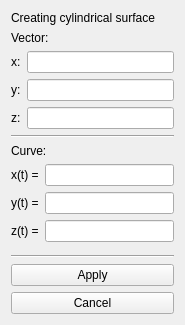
<?xml version="1.0" encoding="UTF-8"?>
<ui version="4.0">
 <class>Form</class>
 <widget class="QWidget" name="Form">
  <property name="geometry">
   <rect>
    <x>0</x>
    <y>0</y>
    <width>185</width>
    <height>325</height>
   </rect>
  </property>
  <property name="windowTitle">
   <string>Form</string>
  </property>
  <layout class="QVBoxLayout" name="verticalLayout">
   <item>
    <widget class="QLabel" name="label">
     <property name="text">
      <string>Creating cylindrical surface</string>
     </property>
    </widget>
   </item>
   <item>
    <widget class="QLabel" name="label_11">
     <property name="text">
      <string>Vector:</string>
     </property>
    </widget>
   </item>
   <item>
    <layout class="QVBoxLayout" name="verticalLayout_point1_2">
     <item>
      <layout class="QHBoxLayout" name="horizontalLayout_4">
       <item>
        <widget class="QLabel" name="label_8">
         <property name="text">
          <string>x:</string>
         </property>
        </widget>
       </item>
       <item>
        <widget class="QLineEdit" name="vector_input_x"/>
       </item>
      </layout>
     </item>
     <item>
      <layout class="QHBoxLayout" name="horizontalLayout_8">
       <item>
        <widget class="QLabel" name="label_9">
         <property name="text">
          <string>y:</string>
         </property>
        </widget>
       </item>
       <item>
        <widget class="QLineEdit" name="vector_input_y"/>
       </item>
      </layout>
     </item>
     <item>
      <layout class="QHBoxLayout" name="horizontalLayout_9">
       <item>
        <widget class="QLabel" name="label_10">
         <property name="text">
          <string>z:</string>
         </property>
        </widget>
       </item>
       <item>
        <widget class="QLineEdit" name="vector_input_z"/>
       </item>
      </layout>
     </item>
    </layout>
   </item>
   <item>
    <widget class="Line" name="line">
     <property name="orientation">
      <enum>Qt::Horizontal</enum>
     </property>
    </widget>
   </item>
   <item>
    <widget class="QLabel" name="label_14">
     <property name="text">
      <string>Curve:</string>
     </property>
    </widget>
   </item>
   <item>
    <layout class="QHBoxLayout" name="create_curve_layout">
     <item>
      <layout class="QVBoxLayout" name="verticalLayout_point1_3">
       <item>
        <layout class="QHBoxLayout" name="horizontalLayout_5">
         <item>
          <widget class="QLabel" name="label_7">
           <property name="text">
            <string>x(t) =</string>
           </property>
          </widget>
         </item>
         <item>
          <widget class="QLineEdit" name="curve_input_x"/>
         </item>
        </layout>
       </item>
       <item>
        <layout class="QHBoxLayout" name="horizontalLayout_10">
         <item>
          <widget class="QLabel" name="label_12">
           <property name="text">
            <string>y(t) =</string>
           </property>
          </widget>
         </item>
         <item>
          <widget class="QLineEdit" name="curve_input_y"/>
         </item>
        </layout>
       </item>
       <item>
        <layout class="QHBoxLayout" name="horizontalLayout_11">
         <item>
          <widget class="QLabel" name="label_13">
           <property name="text">
            <string>z(t) =</string>
           </property>
          </widget>
         </item>
         <item>
          <widget class="QLineEdit" name="curve_input_z"/>
         </item>
        </layout>
       </item>
      </layout>
     </item>
    </layout>
   </item>
   <item>
    <spacer name="verticalSpacer">
     <property name="orientation">
      <enum>Qt::Vertical</enum>
     </property>
     <property name="sizeHint" stdset="0">
      <size>
       <width>20</width>
       <height>40</height>
      </size>
     </property>
    </spacer>
   </item>
   <item>
    <widget class="Line" name="line_3">
     <property name="orientation">
      <enum>Qt::Horizontal</enum>
     </property>
    </widget>
   </item>
   <item>
    <widget class="QPushButton" name="applyButton">
     <property name="text">
      <string>Apply</string>
     </property>
    </widget>
   </item>
   <item>
    <widget class="QPushButton" name="cancelButton">
     <property name="text">
      <string>Cancel</string>
     </property>
    </widget>
   </item>
  </layout>
 </widget>
 <resources/>
 <connections/>
</ui>
